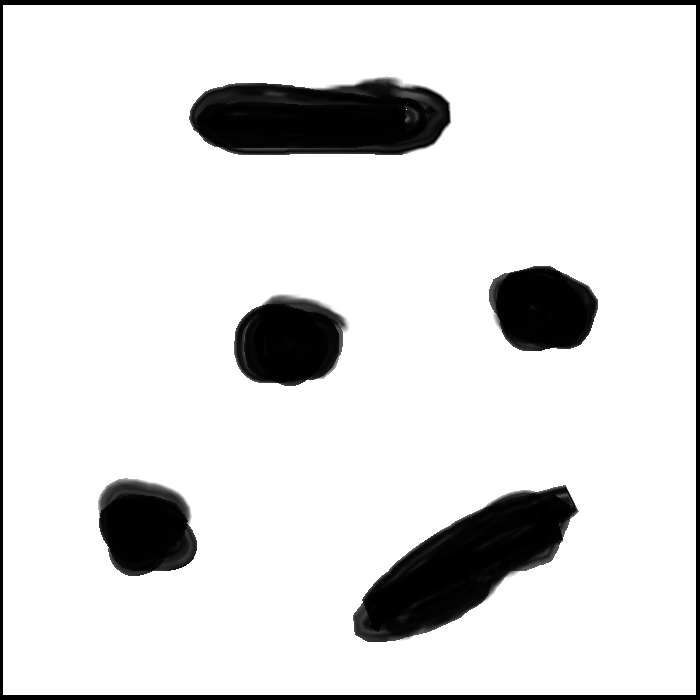
%> input picture 06 - Planejamento - Decomposição em Células/mapa.png, 700 x 700 px
$ octave Mapa_Minkowski.m   (GNU Octave 9; MATLAB toolbox functions it lacks are replaced by stand-ins)
%> lines starting %> are read from the running program, lines starting %| are printed output that depends on the picture; in (x1, y1, x2, y2) boxes, pixels count from 0 and x2, y2 are one past the last pixel; in counts of white or black regions, pixels touching at a corner belong together; the program's own positions count from 1
### 06 - Planejamento - Decomposição em Células/cria_circulo.m
function circulo = cria_circulo(centro,raio,N_pontos)
theta_v=0:2*pi/(N_pontos-1):2*pi;
raio_v=ones(1,N_pontos)*raio;

[x,y]=pol2cart(theta_v,raio_v);

x=x+centro(1);
y=y+centro(2);

circulo=[x' y'];

end

### 06 - Planejamento - Decomposição em Células/Mapa_Minkowski.m
clc;
clear all;
close all;


img = imread('mapa.png');
%> img is the input picture: size 700x700x3 uint8; min 0, max 255, mean 221

img=rgb2gray(img); %Converter para gray
%> img: size 700x700 uint8
[size_x_img, size_y_img]=size(img);
%> size_x_img = 700; size_y_img = 700
image(img);
set(gcf,'colormap',gray);


%Apenas para garantir que só teremos esses dois valores
threshold = 127;
img(img > threshold) = 255;
img(img <= threshold) = 0;
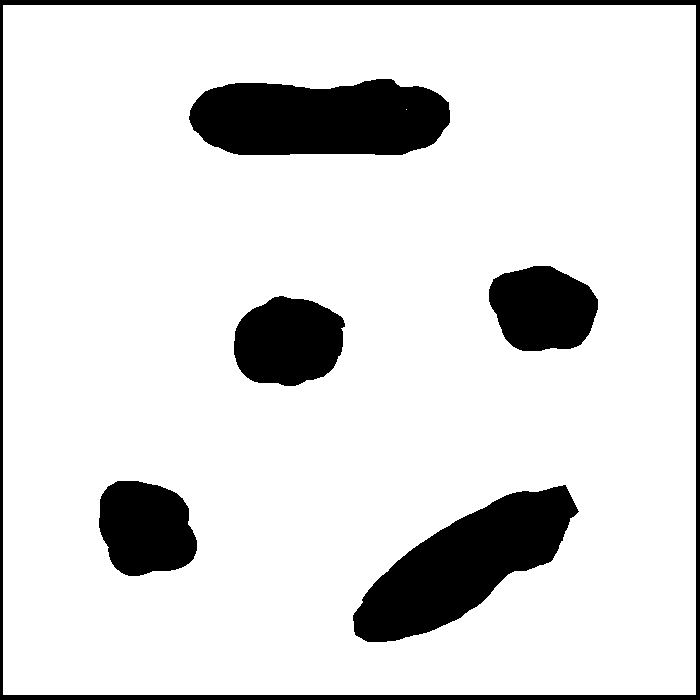
%> img: size 700x700 uint8; 86.1% white; 6 black regions, box (x1, y1, x2, y2) and area: (353, 485, 579, 642) 17037, (189, 79, 450, 155) 16589, (0, 0, 700, 700) 11830, (234, 296, 345, 386) 7817, (99, 481, 197, 576) 7398, (489, 266, 598, 351) 7235

%imagem invertida para colocar no copeliaSim
aux=img;
NImg = 255 - aux;

NImg_100_x_100 = imresize(NImg,[100 100]);
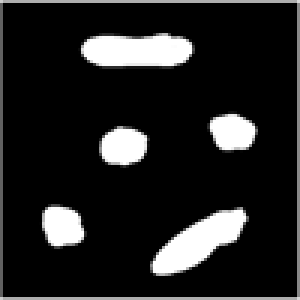
%> NImg_100_x_100: size 100x100 uint8 (shown 3 times larger); min 0, max 255, mean 35

imwrite(NImg_100_x_100,'imagens\Imagen_Negativa_100_x_100.png');

[B,L] = bwboundaries(NImg, 'noholes');
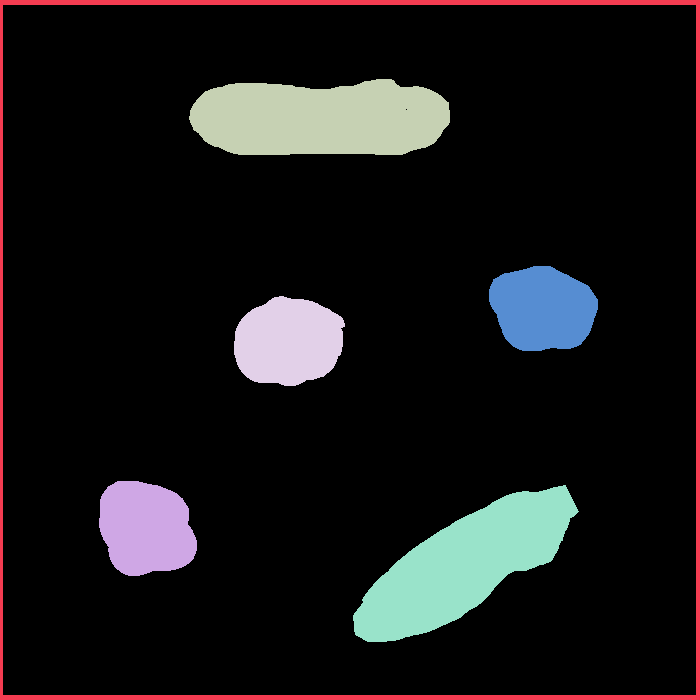
%> L: size 700x700 double; 7 distinct labels, from 0 to 6; one colour per label, 0 black
%> B = 6 boundaries; box (x1, y1, x2, y2) and points: (0, 0, 700, 700) 2797, (189, 79, 450, 155) 566, (353, 485, 579, 642) 520, (234, 296, 345, 386) 298, (99, 481, 197, 576) 294, (489, 266, 598, 351) 288
stats = regionprops(L, 'Area');
%> stats = 6 regions; Area: 17037, 16589, 11830, 7817, 7398, 7235

figure
imshow(img);
figure
imshow(NImg);

%Criação do robô para aplicar soma de Minkowski
Escala=700/10; % 700 pixels são 10 metros
Raio_Pioneer=(455e-3)*1.5; %será adotado como envolucro circular (O lado mais comprido é 455mm)
Raio_Pioneer_Pixels=Raio_Pioneer*Escala;
robo = cria_circulo([0, 0], Raio_Pioneer_Pixels, 50); %coordenadas do centro, raio, e Nºpontos (colocar o raio na escala de metros)
%> (the run ends here)
